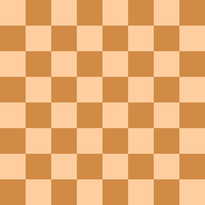
#> input picture DATA/flat_chessboard.png, 205 x 205 px, shrunk from 352 x 352 before the run
$ jupyter execute '04b Corner Detection.ipynb'
#> lines starting #> are read from the running program, lines starting #| are printed output that depends on the picture
[cell 1]
import cv2
import numpy as np

import matplotlib.pyplot as plt

[cell 2]
flat_chess = cv2.imread('DATA/flat_chessboard.png')
#> flat_chess is the input picture: shape (205, 205, 3); mean B, G, R 114.5, 172.5, 231.8
flat_chess = cv2.cvtColor(flat_chess,cv2.COLOR_BGR2RGB)
plt.imshow(flat_chess)

[cell 3]
gray_flat_chess = cv2.cvtColor(flat_chess,cv2.COLOR_BGR2GRAY)
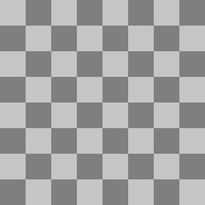
#> gray_flat_chess: shape (205, 205); min 113, max 210, mean 162
plt.imshow(gray_flat_chess,cmap='gray')

[cell 4]
real_chess = cv2.imread('DATA/real_chessboard.jpg')
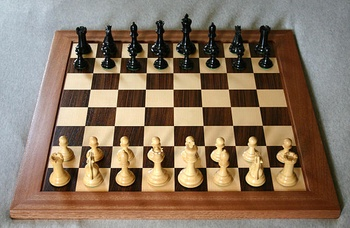
#> input picture DATA/real_chessboard.jpg, 350 x 228 px, shrunk from 600 x 390 before the run
#> real_chess is the input picture: shape (228, 350, 3); mean B, G, R 98.3, 117.7, 137.5
real_chess = cv2.cvtColor(real_chess,cv2.COLOR_BGR2RGB)
plt.imshow(real_chess)

[cell 5]
gray_real_chess = cv2.cvtColor(real_chess,cv2.COLOR_BGR2GRAY)
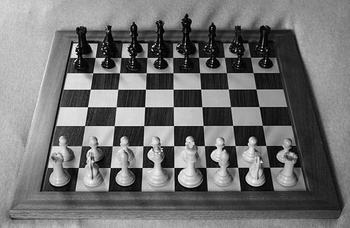
#> gray_real_chess: shape (228, 350); min 0, max 247, mean 114.2
plt.imshow(gray_real_chess,cmap='gray')

[cell 6]
mat_chess = cv2.imread('DATA/chessboard_mat.jpg')
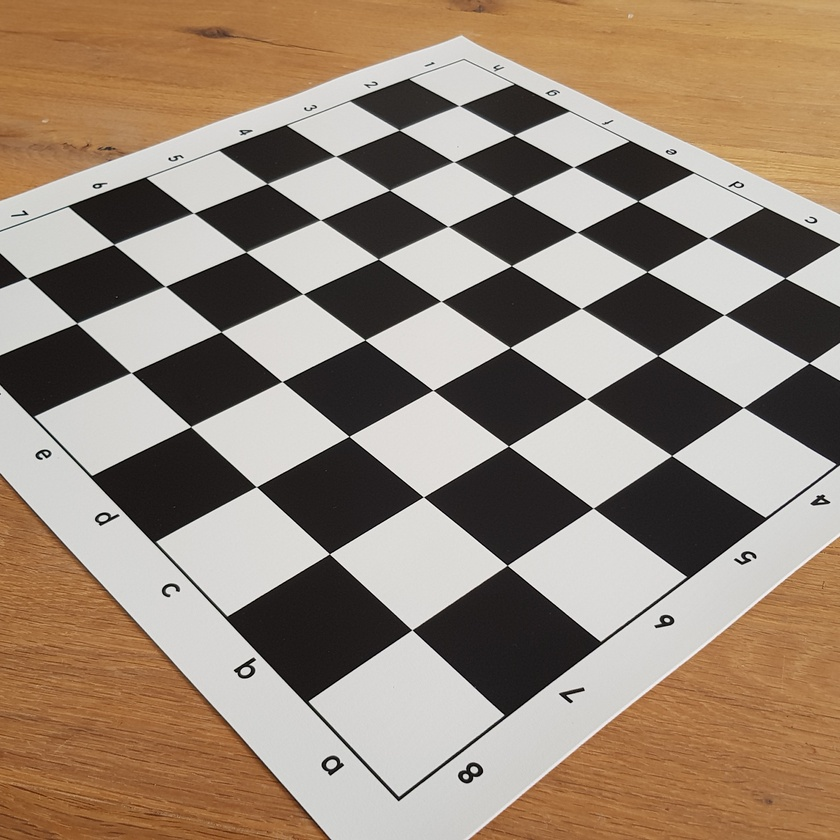
#> input picture DATA/chessboard_mat.jpg, 840 x 840 px, shrunk from 1440 x 1440 before the run
#> mat_chess is the input picture: shape (840, 840, 3); mean B, G, R 118.7, 134.8, 151.7
mat_chess = cv2.cvtColor(mat_chess,cv2.COLOR_BGR2RGB)
plt.imshow(mat_chess)

[cell 7]
gray_mat_chess = cv2.cvtColor(mat_chess,cv2.COLOR_BGR2GRAY)
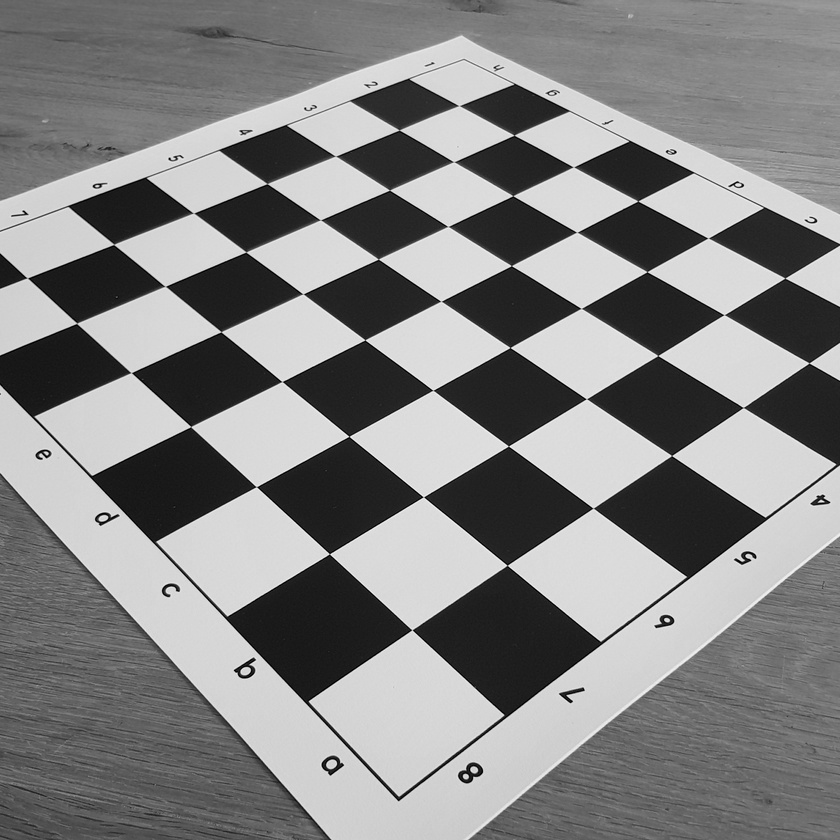
#> gray_mat_chess: shape (840, 840); min 0, max 254, mean 132
plt.imshow(gray_mat_chess,cmap='gray')

# Harris Corner Detection

[cell 8]
gray = np.float32(gray_flat_chess)
dst = cv2.cornerHarris(src=gray,blockSize=2,ksize=3,k=0.04)
dst = cv2.dilate(dst,None)
chess = flat_chess.copy()
chess[dst>0.01*dst.max()]=[255,0,0]
#> chess: shape (205, 205, 3); mean R, G, B 232.7, 166.1, 110.2
plt.imshow(chess)

[cell 9]
gray = np.float32(gray_real_chess)
#> gray: shape (228, 350) float32
dst = cv2.cornerHarris(src=gray,blockSize=2,ksize=3,k=0.04)
#> dst: shape (228, 350) float32
dst = cv2.dilate(dst,None)
chess = real_chess.copy()
chess[dst>0.01*dst.max()]=[255,0,0]
#> chess: shape (228, 350, 3)
plt.imshow(chess)

[cell 10]
gray = np.float32(gray_mat_chess)
#> gray: shape (840, 840) float32
dst = cv2.cornerHarris(src=gray,blockSize=2,ksize=3,k=0.04)
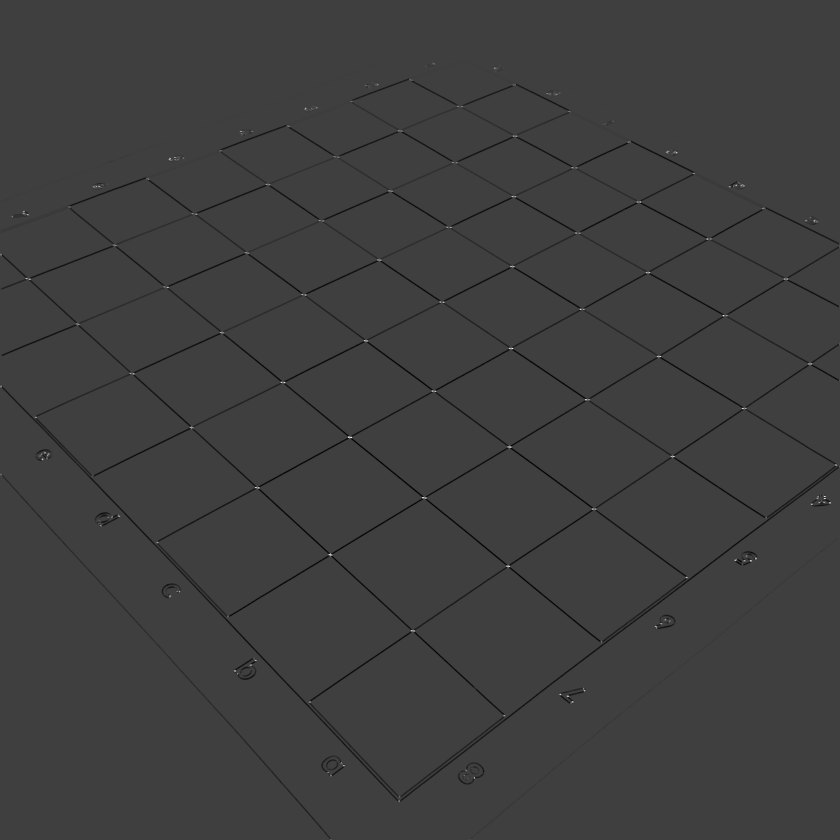
#> dst: shape (840, 840) float32; min -61241900, max 184717856, mean -835334.1; drawn with min black and max white
dst = cv2.dilate(dst,None)
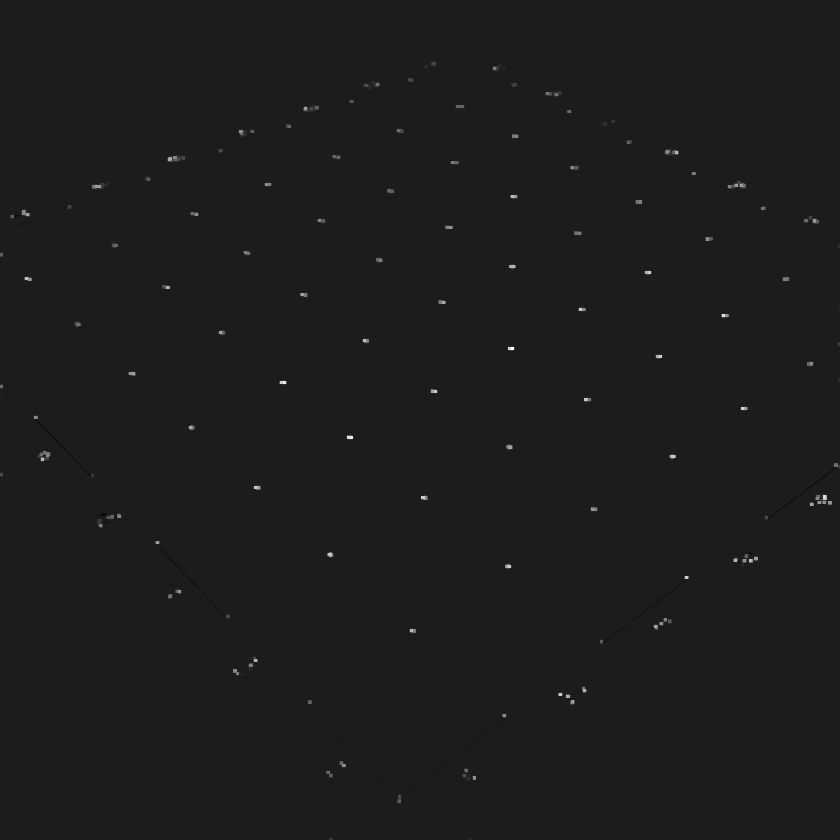
#> dst: shape (840, 840) float32; min -23485562, max 184717856, mean 292673.1; drawn with min black and max white
chess = mat_chess.copy()
chess[dst>0.001*dst.max()]=[255,0,0]
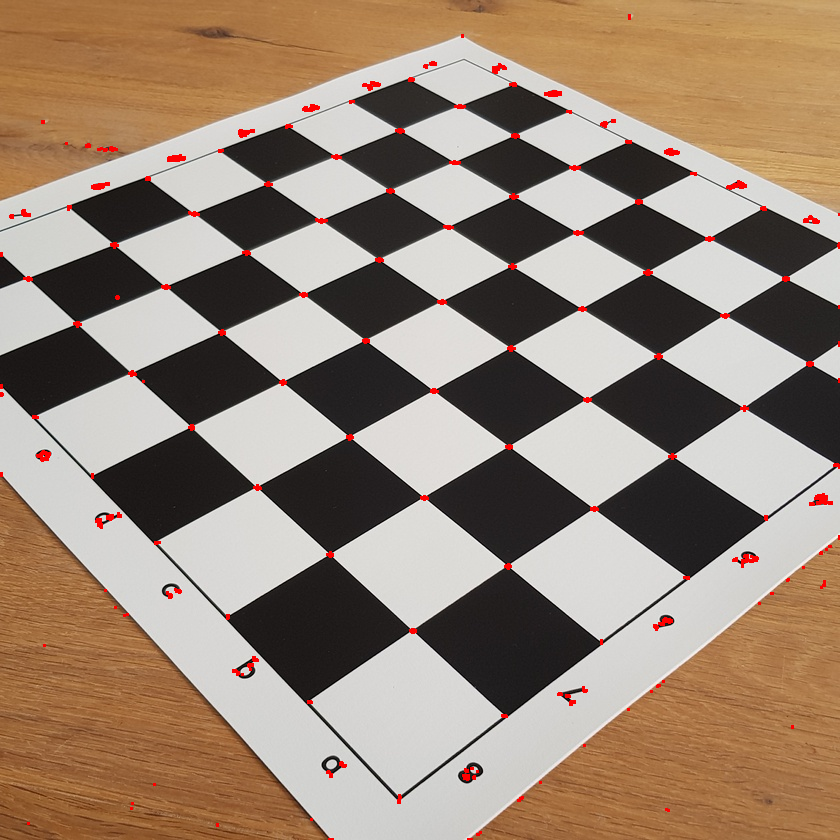
#> chess: shape (840, 840, 3); mean R, G, B 152.6, 133.7, 117.6
plt.imshow(chess)

# Shi Tomasi

[cell 11]
corners = cv2.goodFeaturesToTrack(gray_flat_chess,64,0.01,10)
#> corners = 49 rows, first 8: [50, 154], [154, 50], [127, 127], [77, 77], [26, 178], [178, 26], [154, 154], [50, 50]
corners = np.int0(corners)

for i in corners:
    x,y = i.ravel()
    cv2.circle(flat_chess,(x,y),3,255,-1)
#> this loop made 49 passes
#> (x, y) on passes 1 to 12: (50, 154), (154, 50), (127, 127), (77, 77), (26, 178), (178, 26), (154, 154), (50, 50), (77, 127), (127, 77), (178, 178), (26, 26)

plt.imshow(flat_chess)

[cell 12]
corners = cv2.goodFeaturesToTrack(gray_real_chess,80,0.01,10)
#> corners = 80 rows, first 8: [144, 106], [76, 56], [145, 90], [90, 89], [87, 107], [111, 167], [130, 57], [174, 125]
corners = np.int0(corners)

for i in corners:
    x,y = i.ravel()
    cv2.circle(real_chess,(x,y),3,255,-1)
#> this loop made 80 passes
#> (x, y) on passes 1 to 12: (144, 106), (76, 56), (145, 90), (90, 89), (87, 107), (111, 167), (130, 57), (174, 125), (115, 125), (119, 145), (117, 106), (174, 106)
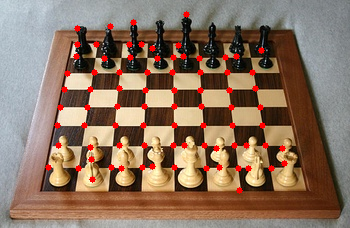
#> real_chess: shape (228, 350, 3); mean R, G, B 141, 114.4, 95.8

plt.imshow(real_chess)

[cell 13]
corners = cv2.goodFeaturesToTrack(gray_mat_chess,80,0.01,10)
#> corners = 80 rows, first 8: [349, 436], [507, 565], [329, 554], [423, 497], [412, 630], [571, 701], [365, 340], [508, 446]
corners = np.int0(corners)

for i in corners:
    x,y = i.ravel()
    cv2.circle(mat_chess,(x,y),3,255,-1)
#> this loop made 80 passes
#> (x, y) on passes 1 to 12: (349, 436), (507, 565), (329, 554), (423, 497), (412, 630), (571, 701), (365, 340), (508, 446), (510, 348), (258, 487), (133, 373), (750, 560)
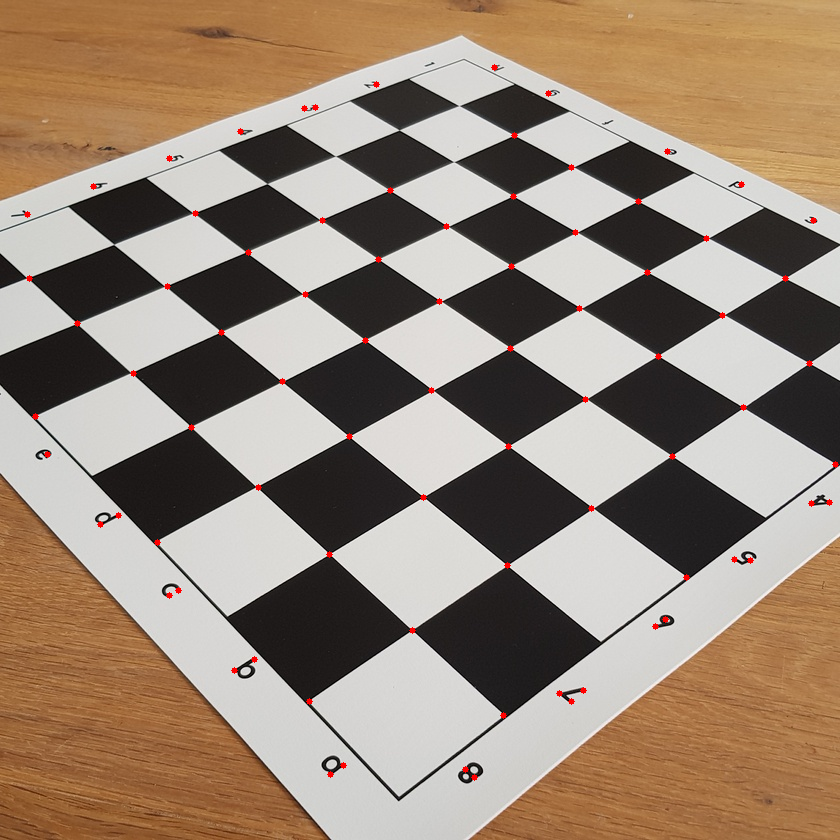
#> mat_chess: shape (840, 840, 3); mean R, G, B 152.1, 134.4, 118.3

plt.imshow(mat_chess)
